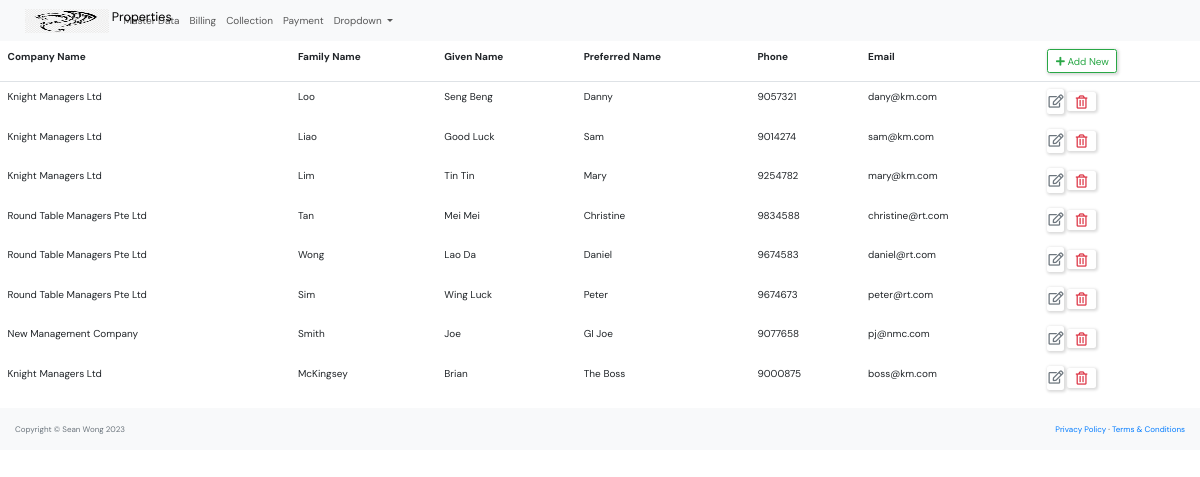
The app's page /master_data/manager_list/ with its own data.
### master_data/models.py (models this page shows, shortened)
class Manager(models.Model):
    company_name = models.CharField(max_length=250)
    family_name = models.CharField(max_length=250)
    given_name = models.CharField(max_length=250)
    preferred_name = models.CharField(max_length=250)
    phone = models.CharField(max_length=10)
    email=models.EmailField(
        unique=True,
        error_messages={
            'unique':'Thie email has already ben registered'
        }
        )
    class Meta:
        constraints = [
            models.UniqueConstraint(fields=['given_name', 'family_name'], name='unique_manager'),
        ]

### master_data/views.py (the view)
# urls.py: path('manager_list/',views.manager_list, name='manager-list'),
def manager_list(request):
    context = {'manager_list': Manager.objects.all()}
    return render(request, "master_data/manager_list.html", context)

### master_data/templates/master_data/manager_list.html (shortened to what this page needs)
{% extends "base.html" %}
            {% block content %}
            <table class="table table-borderless">
                <thead class="border-bottom font-weight-bold">
                    <tr>
                        <td>Company Name</td>
                        <td>Family Name</td>
                        <td>Given Name</td>
                        <td>Preferred Name</td>
                        <td>Phone</td>
                        <td>Email</td>
                        <td>
                            <a href="{% url 'manager-create' %}" class="btn btn-outline-success">
                                <i class="fas fa-plus"></i> Add New
                            </a>
                        </td>
                    </tr>
                </thead>
                <tbody>
                    {% for manager in manager_list %}
                        <tr>
                            <td>{{manager.company_name}}</td>
                            <td>{{manager.family_name}}</td>
                            <td>{{manager.given_name}}</td>
                            <td>{{manager.preferred_name}}</td>
                            <td>{{manager.phone}}</td>
                            <td>{{manager.email}}</td>
                            <td>
                                <a href="{% url 'manager-update' manager.id %}" class="btn text-secondary px-0">
                                    <i class="far fa-edit fa-lg"></i>
                                </a>
                                <form action="{% url 'manager-delete' manager.id %}" method="post" class="d-inline">
                                    <button type="submit" class="btn">
                                        <i class="far fa-trash-alt fa-lg text-danger float-right"></i>
                                    </button>
                                </form>
                            </td>
                        </tr>
                    {% endfor %}
                </tbody>
            </table>
            {% endblock content %}

### static/css/style.css (style rules this page uses)
* { font-family: "DM Sans", -apple-system, BlinkMacSystemFont, "Segoe UI", Roboto, Oxygen, Ubuntu, Cantarell, "Open Sans", "Helvetica Neue", sans-serif; margin: 0; padding: 0; box-sizing: border-box; text-rendering: optimizeLegibility; font-size: inherit; }
html { font-size: 56.25%; }
@media only screen and (min-width: 1200px) { html { font-size: 62.5%; } }
body { line-height: 1.6; font-weight: 400; font-size: 1.5rem; color: var(--color-light-gray); background-color: var(--color-bg); min-height: 100vh; }
a { display: inline-block; color: var(--color-main); text-decoration: none; }
.btn { background-color: transparent; border: none; display: inline-flex; align-items: center; gap: 1rem; cursor: pointer; transition: all ease-in-out 0.3s; padding: 1rem 2rem; border-radius: 5px; box-shadow: 1px 1px 3px 1px rgba(0, 0, 0, 0.15); font-weight: 500; }

### records on screen
Manager: company_name "Knight Managers Ltd", family_name "Loo", given_name "Seng Beng", preferred_name "Danny", phone "9057321", email "dany@km.com"
Manager: company_name "Knight Managers Ltd", family_name "Liao", given_name "Good Luck", preferred_name "Sam", phone "9014274", email "sam@km.com"
Manager: company_name "Knight Managers Ltd", family_name "Lim", given_name "Tin Tin", preferred_name "Mary", phone "9254782", email "mary@km.com"
Manager: company_name "Round Table Managers Pte Ltd", family_name "Tan", given_name "Mei Mei", preferred_name "Christine", phone "9834588", email "christine@rt.com"
Manager: company_name "Round Table Managers Pte Ltd", family_name "Wong", given_name "Lao Da", preferred_name "Daniel", phone "9674583", email "daniel@rt.com"
Manager: company_name "Round Table Managers Pte Ltd", family_name "Sim", given_name "Wing Luck", preferred_name "Peter", phone "9674673", email "peter@rt.com"
Manager: company_name "New Management Company", family_name "Smith", given_name "Joe", preferred_name "GI Joe", phone "9077658", email "pj@nmc.com"
Manager: company_name "Knight Managers Ltd", family_name "McKingsey", given_name "Brian", preferred_name "The Boss", phone "9000875", email "boss@km.com"
